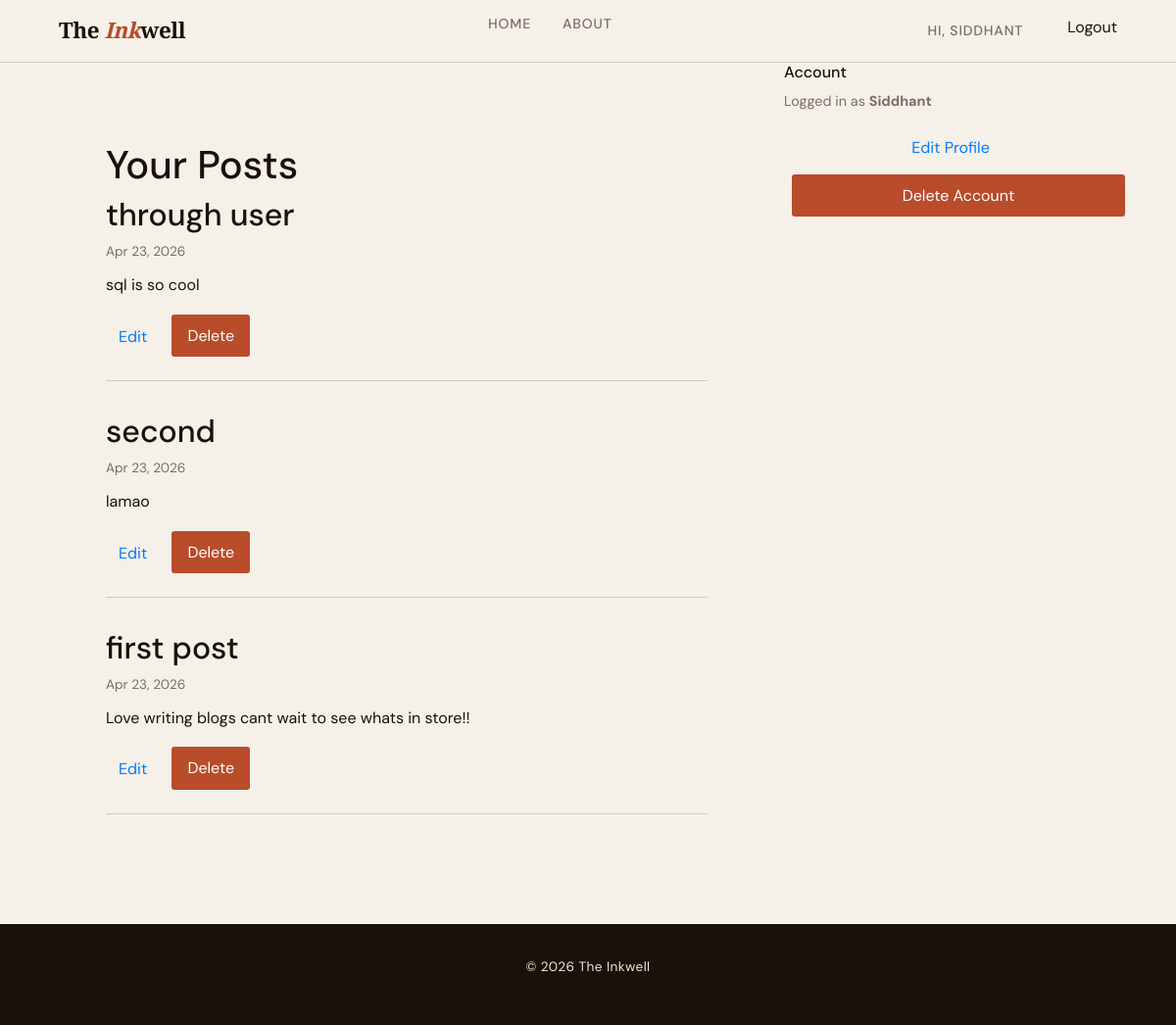
The page /profile/ (signed in) on the database as committed earlier.
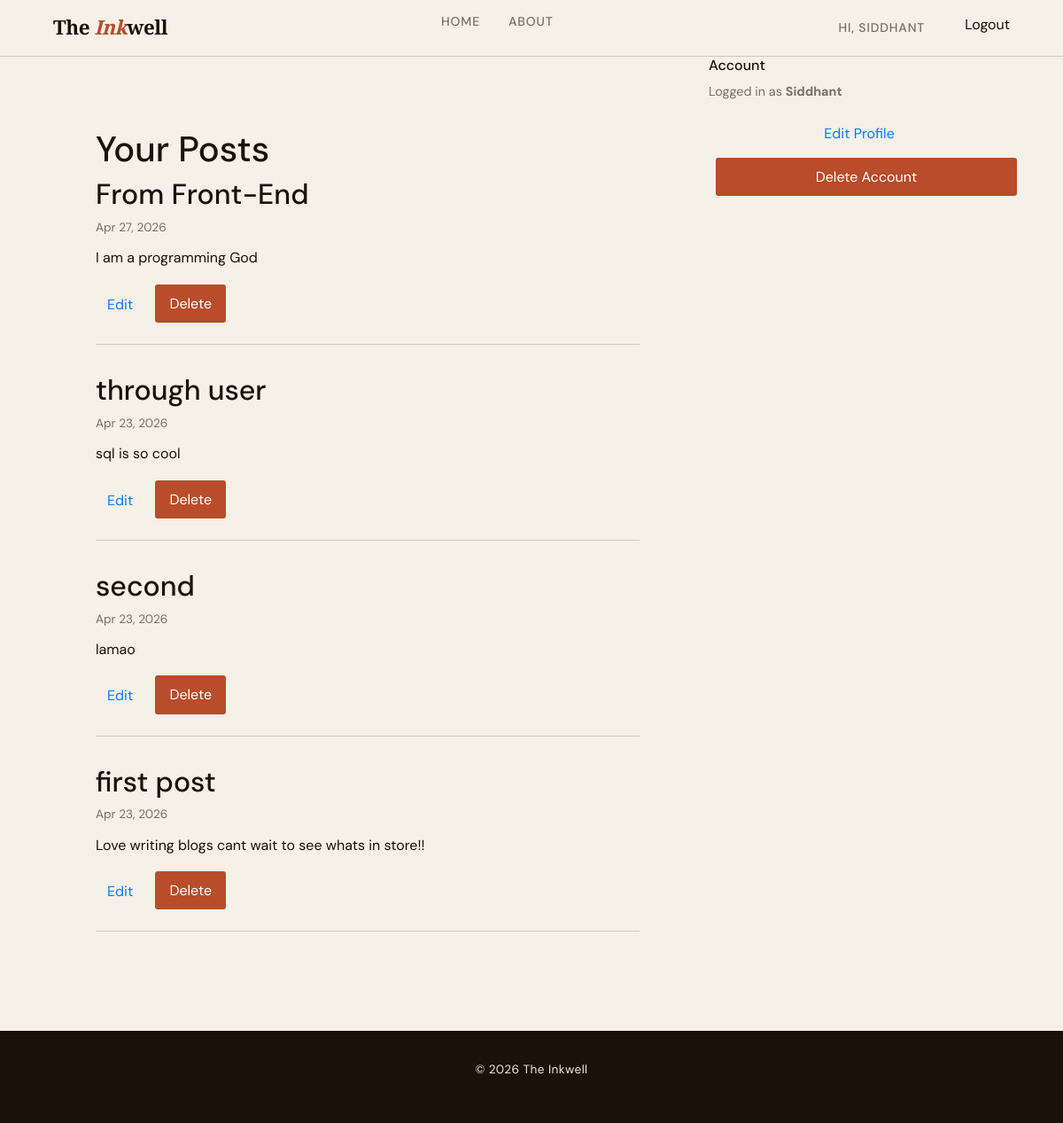
The same page on the database as committed later.
### blog/models.py (models this page shows, shortened)
class Post(models.Model):
    title = models.CharField(max_length=100)
    content = models.TextField()
    date_posted = models.DateTimeField(default=timezone.now)
    author = models.ForeignKey(User,on_delete=models.CASCADE)
    class Meta:
         ordering = ['-date_posted']

### blog/views.py (the view)
# urls.py: path('profile/',blog_views.profile, name='profile'),
@login_required
def profile(request):
    posts = Post.objects.filter(author=request.user)
    context = {
        'posts': posts
    }
    return render(request, 'blog/profile.html', context)

### blog/templates/blog/profile.html (shortened to what this page needs)
{% extends "base.html" %}
{% block content %}
<div class="container">
  <div class="row g-4">
    <div class="col-lg-8">
      <section class="hero">
        <h1>Your Posts</h1>
        {% for post in posts %}
          <div class="post-card">
            <h2>{{ post.title }}</h2>
            <p class="post-meta">
              {{ post.date_posted|date:"M d, Y" }}
            </p>
            <p>{{ post.content|truncatewords:30 }}</p>
            <div class="actions">
              <a href="{% url 'edit_post' post.pk %}" class="btn">Edit</a>
              <form action="{% url 'delete_post' post.pk %}" method="POST" style="display:inline;">
                <button type="submit" class="btn-delete"
                  onclick="return confirm('Delete this post?')">
                  Delete
                </button>
              </form>
            </div>
          </div>
        {% empty %}
          <p>No posts yet.</p>
        {% endfor %}
      </section>
    </div>
    <div class="col-lg-4">
      <div class="sidebar-card">
        <h6>Account</h6>
        <p style="font-size:0.9rem; color:var(--muted);">
          Logged in as <strong>{{ user.username }}</strong>
        </p>
        <a href="{% url 'edit_user' %}" class="btn" style="display:block; margin-bottom:0.5rem;">
          Edit Profile
        </a>
        <form action="{% url 'delete_user' %}" method="POST">
          <button class="btn-delete" style="width:100%;"
            onclick="return confirm('Delete your account?')">
            Delete Account
          </button>
        </form>
      </div>
    </div>
  </div>
</div>
{% endblock %}

Rows that differ between the two databases and show on the page:
added Post: title "From Front-End", date_posted "Apr 27, 2026", content "I am a programming God"
